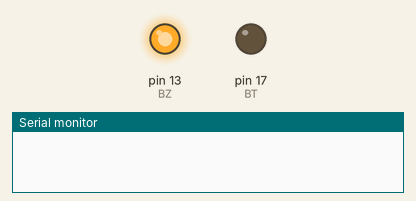
A sketch run on a simulated Arduino Uno, built with avr-gcc and run on an emulated ATmega328P. Parts: output pins drawn as LEDs (lit = HIGH), the last lines printed to the serial monitor.

Above: at 0.1 s.
At 11.5 s:
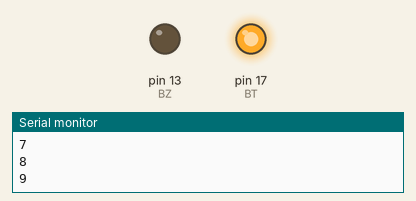
Timing chart, 0 to 13.0 s (numbered marks = the images above):
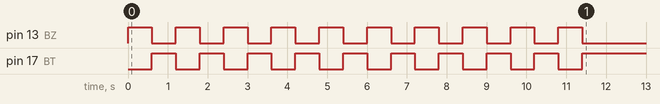

The sketch:

lab4.1.ino
```cpp
int BT = 17;
int BZ = 13;
void setup() {
  Serial.begin(115200);
  pinMode(BT, OUTPUT);
  //pinMode(BZ, OUTPUT);
  int count = 1;
  while (count <= 10) {
    digitalWrite(BT, LOW);  //ติด
    analogWrite(BZ, 4096);  //ติด
    delay(600);
    digitalWrite(BT, HIGH);  //ดับ
    analogWrite(BZ, 0);  //ดับ
    delay(600);
    Serial.println(count);
    count++;
  }
}

void loop() {
}
```
